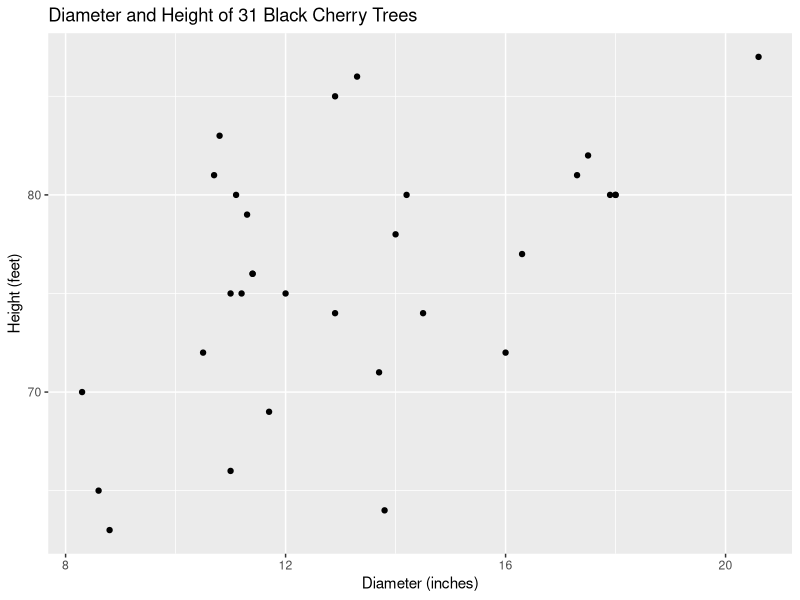
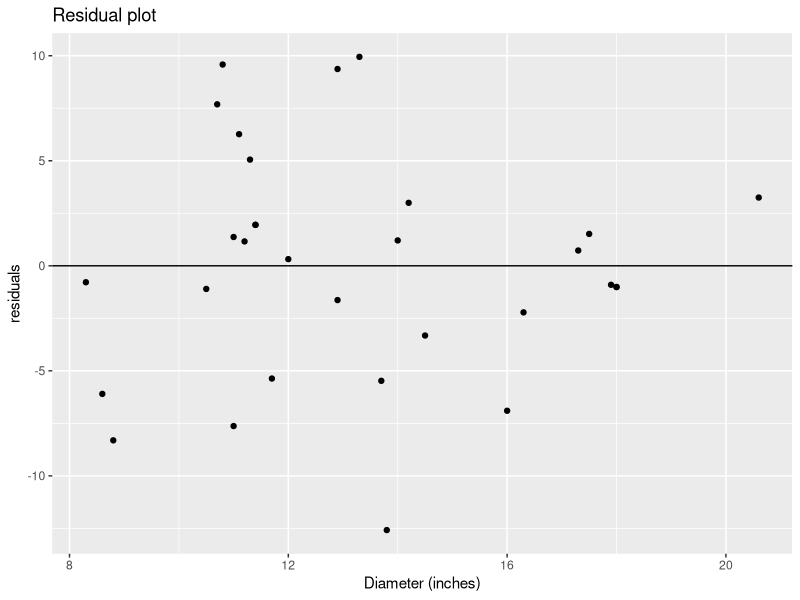
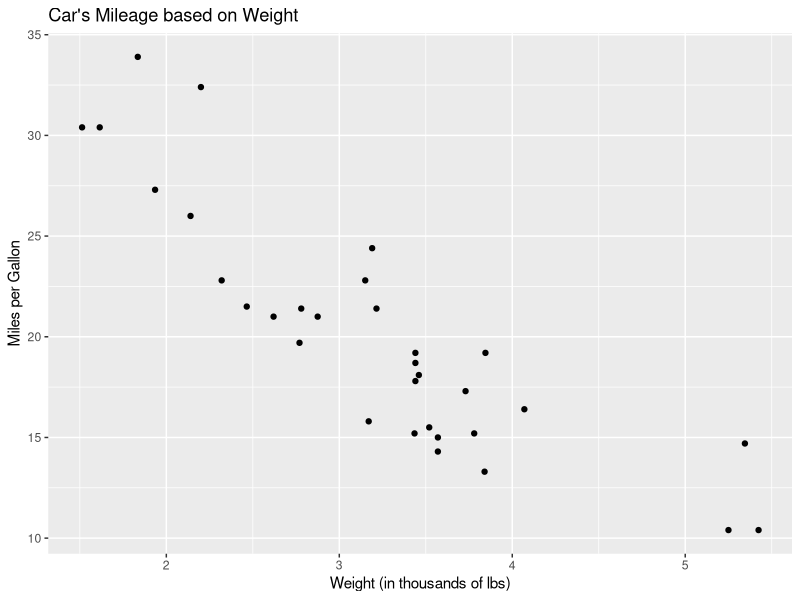
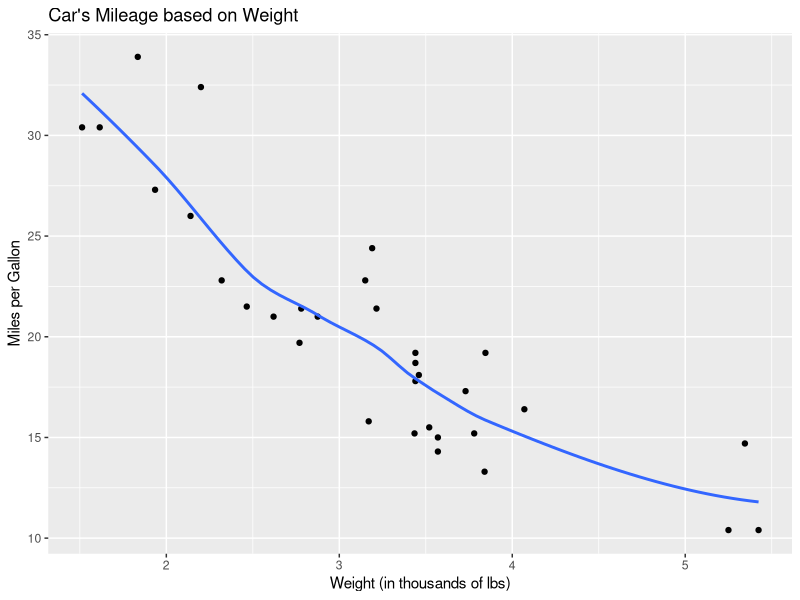
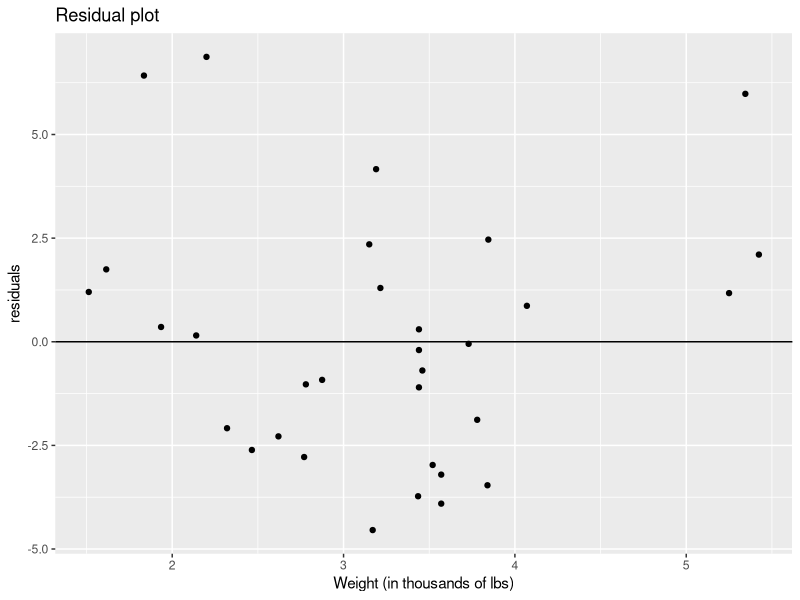

The R script that drew these images, in order:
## ---- chunk 1
library(tidyverse)
data(trees)

# Let's change the name from Girth to Diameter:
trees <- trees %>%
  mutate(Diameter = Girth) %>%
  select(-Girth)

head(trees)
## ---- chunk 2
ggplot(trees)+
  geom_point(aes(x = Diameter, y =  Height))+
  xlab("Diameter (inches)")+
  ylab("Height (feet)")+
  ggtitle("Diameter and Height of 31 Black Cherry Trees")
## ---- chunk 3
mod <- lm(Height ~ Diameter, data = trees)
summary(mod)
## ---- chunk 4
head(mod$residuals)
## ---- chunk 5
ggplot()+
  geom_point(aes(x = trees$Diameter, y = mod$residuals))+
  geom_hline(yintercept = 0)+
  xlab("Diameter (inches)")+
  ylab("residuals")+
  ggtitle("Residual plot")
## ---- chunk 6
library(tidyverse)
data(mtcars)
head(mtcars)
## ---- chunk 7
ggplot(mtcars)+
  geom_point(aes(x = wt, y = mpg))+
  xlab("Weight (in thousands of lbs)")+
  ylab("Miles per Gallon")+
  ggtitle("Car's Mileage based on Weight")
## ---- chunk 8
ggplot(mtcars)+
  geom_point(aes(x = wt, y = mpg))+
  geom_smooth(aes(x = wt, y = mpg), se = FALSE)+
  xlab("Weight (in thousands of lbs)")+
  ylab("Miles per Gallon")+
  ggtitle("Car's Mileage based on Weight")
## ---- chunk 9
fit <- lm(mpg ~ wt, data = mtcars)
summary(fit)
## ---- chunk 10
head(fit$residuals)
## ---- chunk 11
ggplot()+
  geom_point(aes(x = mtcars$wt, y = fit$residuals))+
  geom_hline(yintercept = 0)+
  xlab("Weight (in thousands of lbs)")+
  ylab("residuals")+
  ggtitle("Residual plot")
